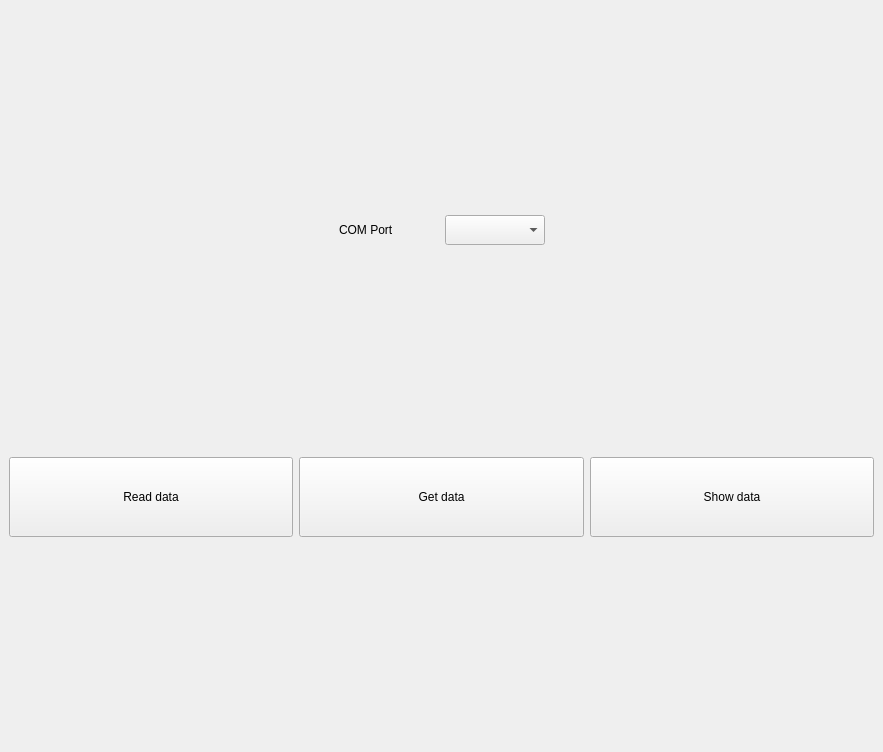
<?xml version="1.0" encoding="UTF-8"?>
<ui version="4.0">
 <class>MainWindow</class>
 <widget class="QMainWindow" name="MainWindow">
  <property name="geometry">
   <rect>
    <x>0</x>
    <y>0</y>
    <width>883</width>
    <height>752</height>
   </rect>
  </property>
  <property name="windowTitle">
   <string>MainWindow</string>
  </property>
  <widget class="QWidget" name="centralwidget">
   <layout class="QVBoxLayout" name="verticalLayout">
    <item>
     <layout class="QHBoxLayout" name="horizontalLayout">
      <item>
       <spacer name="horizontalSpacer_2">
        <property name="orientation">
         <enum>Qt::Horizontal</enum>
        </property>
        <property name="sizeHint" stdset="0">
         <size>
          <width>40</width>
          <height>20</height>
         </size>
        </property>
       </spacer>
      </item>
      <item>
       <widget class="QLabel" name="lbl_COMPort">
        <property name="minimumSize">
         <size>
          <width>100</width>
          <height>30</height>
         </size>
        </property>
        <property name="text">
         <string>COM Port</string>
        </property>
       </widget>
      </item>
      <item>
       <widget class="QComboBox" name="cBox_COMPort">
        <property name="minimumSize">
         <size>
          <width>100</width>
          <height>30</height>
         </size>
        </property>
       </widget>
      </item>
      <item>
       <spacer name="horizontalSpacer">
        <property name="orientation">
         <enum>Qt::Horizontal</enum>
        </property>
        <property name="sizeHint" stdset="0">
         <size>
          <width>40</width>
          <height>20</height>
         </size>
        </property>
       </spacer>
      </item>
     </layout>
    </item>
    <item>
     <layout class="QHBoxLayout" name="horizontalLayout_2">
      <item>
       <widget class="QPushButton" name="pBtn1_Read">
        <property name="minimumSize">
         <size>
          <width>200</width>
          <height>80</height>
         </size>
        </property>
        <property name="text">
         <string>Read data</string>
        </property>
       </widget>
      </item>
      <item>
       <widget class="QPushButton" name="pBtn2_Get">
        <property name="minimumSize">
         <size>
          <width>200</width>
          <height>80</height>
         </size>
        </property>
        <property name="text">
         <string>Get data</string>
        </property>
       </widget>
      </item>
      <item>
       <widget class="QPushButton" name="pBtn3_Show">
        <property name="minimumSize">
         <size>
          <width>200</width>
          <height>80</height>
         </size>
        </property>
        <property name="text">
         <string>Show data</string>
        </property>
       </widget>
      </item>
     </layout>
    </item>
    <item>
     <layout class="QHBoxLayout" name="hLayout"/>
    </item>
   </layout>
  </widget>
 </widget>
 <resources/>
 <connections/>
</ui>
